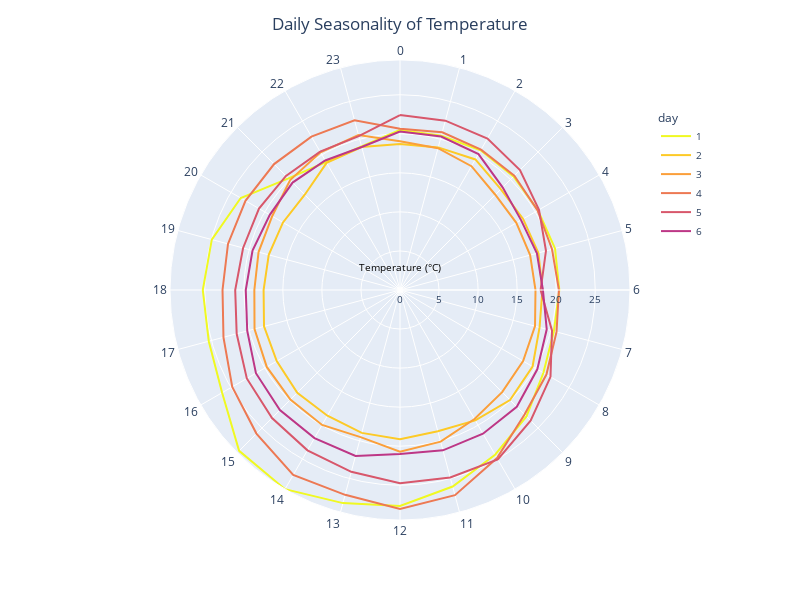

Notebook source saved alongside this figure:
### Code cell
polar_plot(df=df, r='TEMPERATURE', t='hourName', c='day', title='Daily')

### Figure 1 — Plotly figure (JSON) as saved in the notebook; plotly's stock layout.template omitted (floating-point values rounded to 4 significant figures)
{"data": [{"hovertemplate": "day=1<br>TEMPERATURE=%{r}<br>hourName=%{theta}<extra></extra>", "legendgroup": "1", "line": {"color": "#f0f921", "dash": "solid"}, "marker": {"symbol": "circle"}, "mode": "lines", "name": "1", "r": [20.5, 20.45, 20.65, 20.55, 20.4, 20.55, 20.4, 20.4, 21.2, 22.9, 24.35, 26.05, 27.65, 28.25, 29.45, 29.13, 26.3, 25.35, 25.25, 24.95, 23.55, 20.2, 18.92, 19.05, 20.5], "showlegend": true, "subplot": "polar", "theta": ["0", "1", "2", "3", "4", "5", "6", "7", "8", "9", "10", "11", "12", "13", "14", "15", "16", "17", "18", "19", "20", "21", "22", "23", "0"], "type": "scatterpolar"}, {"hovertemplate": "day=2<br>TEMPERATURE=%{r}<br>hourName=%{theta}<extra></extra>", "legendgroup": "2", "line": {"color": "#fdca26", "dash": "solid"}, "marker": {"symbol": "circle"}, "mode": "lines", "name": "2", "r": [18.7, 18.9, 19.3, 18.25, 18.2, 18.35, 18.23, 18.5, 19.6, 19.93, 19.27, 18.73, 19.1, 18.94, 18.58, 18.6, 18.23, 18.02, 17.47, 17.4, 17.3, 17.25, 18.8, 18.95, 18.7], "showlegend": true, "subplot": "polar", "theta": ["0", "1", "2", "3", "4", "5", "6", "7", "8", "9", "10", "11", "12", "13", "14", "15", "16", "17", "18", "19", "20", "21", "22", "23", "0"], "type": "scatterpolar"}, {"hovertemplate": "day=3<br>TEMPERATURE=%{r}<br>hourName=%{theta}<extra></extra>", "legendgroup": "3", "line": {"color": "#fb9f3a", "dash": "solid"}, "marker": {"symbol": "circle"}, "mode": "lines", "name": "3", "r": [19.05, 18.8, 18.3, 17.25, 17.2, 17.25, 17.35, 17.9, 18.2, 18.5, 19.08, 20.1, 20.7, 19.5, 19.95, 19.85, 19.7, 19.28, 18.65, 18.75, 18.9, 19.9, 20.35, 20.55, 19.05], "showlegend": true, "subplot": "polar", "theta": ["0", "1", "2", "3", "4", "5", "6", "7", "8", "9", "10", "11", "12", "13", "14", "15", "16", "17", "18", "19", "20", "21", "22", "23", "0"], "type": "scatterpolar"}, {"hovertemplate": "day=4<br>TEMPERATURE=%{r}<br>hourName=%{theta}<extra></extra>", "legendgroup": "4", "line": {"color": "#ed7953", "dash": "solid"}, "marker": {"symbol": "circle"}, "mode": "lines", "name": "4", "r": [20.65, 20.9, 20.75, 20.7, 20.35, 20.15, 20.35, 20.75, 21.65, 22.55, 24.85, 27.2, 28.05, 27.15, 27.35, 26.0, 24.8, 23.4, 22.73, 22.8, 22.85, 22.8, 22.68, 22.5, 20.65], "showlegend": true, "subplot": "polar", "theta": ["0", "1", "2", "3", "4", "5", "6", "7", "8", "9", "10", "11", "12", "13", "14", "15", "16", "17", "18", "19", "20", "21", "22", "23", "0"], "type": "scatterpolar"}, {"hovertemplate": "day=5<br>TEMPERATURE=%{r}<br>hourName=%{theta}<extra></extra>", "legendgroup": "5", "line": {"color": "#d8576b", "dash": "solid"}, "marker": {"symbol": "circle"}, "mode": "lines", "name": "5", "r": [22.4, 22.45, 22.4, 21.73, 20.55, 19.35, 18.0, 20.15, 22.25, 23.65, 25.05, 24.85, 24.75, 24.1, 23.7, 23.17, 22.65, 21.65, 21.1, 20.8, 20.85, 20.65, 20.45, 20.4, 22.4], "showlegend": true, "subplot": "polar", "theta": ["0", "1", "2", "3", "4", "5", "6", "7", "8", "9", "10", "11", "12", "13", "14", "15", "16", "17", "18", "19", "20", "21", "22", "23", "0"], "type": "scatterpolar"}, {"hovertemplate": "day=6<br>TEMPERATURE=%{r}<br>hourName=%{theta}<extra></extra>", "legendgroup": "6", "line": {"color": "#bd3786", "dash": "solid"}, "marker": {"symbol": "circle"}, "mode": "lines", "name": "6", "r": [20.3, 20.35, 20.1, 18.58, 17.9, 18.15, 18.3, 19.45, 20.3, 21.15, 21.25, 21.25, 21.0, 22.0, 21.9, 21.75, 21.3, 20.25, 19.75, 19.55, 19.25, 19.45, 19.15, 18.95, 20.3], "showlegend": true, "subplot": "polar", "theta": ["0", "1", "2", "3", "4", "5", "6", "7", "8", "9", "10", "11", "12", "13", "14", "15", "16", "17", "18", "19", "20", "21", "22", "23", "0"], "type": "scatterpolar"}], "layout": {"polar": {"domain": {"x": [0.0, 1.0], "y": [0.0, 1.0]}, "angularaxis": {"direction": "clockwise", "rotation": 90}, "radialaxis": {"tickfont": {"size": 10}}}, "legend": {"title": {"text": "day"}, "tracegroupgap": 0, "font": {"size": 10}, "x": 0.9, "y": 0.9, "traceorder": "normal"}, "margin": {"t": 60}, "annotations": [{"font": {"color": "black", "size": 10}, "showarrow": false, "text": "Temperature (°C)", "x": 0.5, "y": 0.55}], "title": {"text": "Daily Seasonality of Temperature", "x": 0.5}, "width": 800, "height": 600}}
